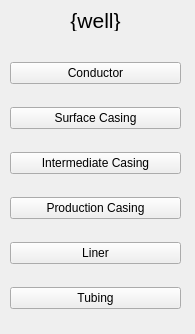
<?xml version="1.0" encoding="UTF-8"?>
<ui version="4.0">
 <class>wellBuilder</class>
 <widget class="QMainWindow" name="wellBuilder">
  <property name="geometry">
   <rect>
    <x>0</x>
    <y>0</y>
    <width>195</width>
    <height>334</height>
   </rect>
  </property>
  <property name="windowTitle">
   <string>DT - WB - {well}</string>
  </property>
  <widget class="QWidget" name="centralwidget">
   <widget class="QLabel" name="wellName">
    <property name="geometry">
     <rect>
      <x>10</x>
      <y>10</y>
      <width>171</width>
      <height>21</height>
     </rect>
    </property>
    <property name="font">
     <font>
      <pointsize>16</pointsize>
     </font>
    </property>
    <property name="text">
     <string>{well}</string>
    </property>
    <property name="alignment">
     <set>Qt::AlignmentFlag::AlignCenter</set>
    </property>
   </widget>
   <widget class="QWidget" name="">
    <property name="geometry">
     <rect>
      <x>10</x>
      <y>45</y>
      <width>171</width>
      <height>281</height>
     </rect>
    </property>
    <layout class="QVBoxLayout" name="verticalLayout">
     <item>
      <widget class="QPushButton" name="condBtn">
       <property name="text">
        <string>Conductor</string>
       </property>
      </widget>
     </item>
     <item>
      <widget class="QPushButton" name="surfaceBtn">
       <property name="text">
        <string>Surface Casing</string>
       </property>
      </widget>
     </item>
     <item>
      <widget class="QPushButton" name="intBtn">
       <property name="text">
        <string>Intermediate Casing</string>
       </property>
      </widget>
     </item>
     <item>
      <widget class="QPushButton" name="prodBtn">
       <property name="text">
        <string>Production Casing</string>
       </property>
      </widget>
     </item>
     <item>
      <widget class="QPushButton" name="lineBtn">
       <property name="text">
        <string>Liner</string>
       </property>
      </widget>
     </item>
     <item>
      <widget class="QPushButton" name="tubeBtn">
       <property name="text">
        <string>Tubing</string>
       </property>
      </widget>
     </item>
    </layout>
   </widget>
  </widget>
 </widget>
 <resources/>
 <connections/>
</ui>
